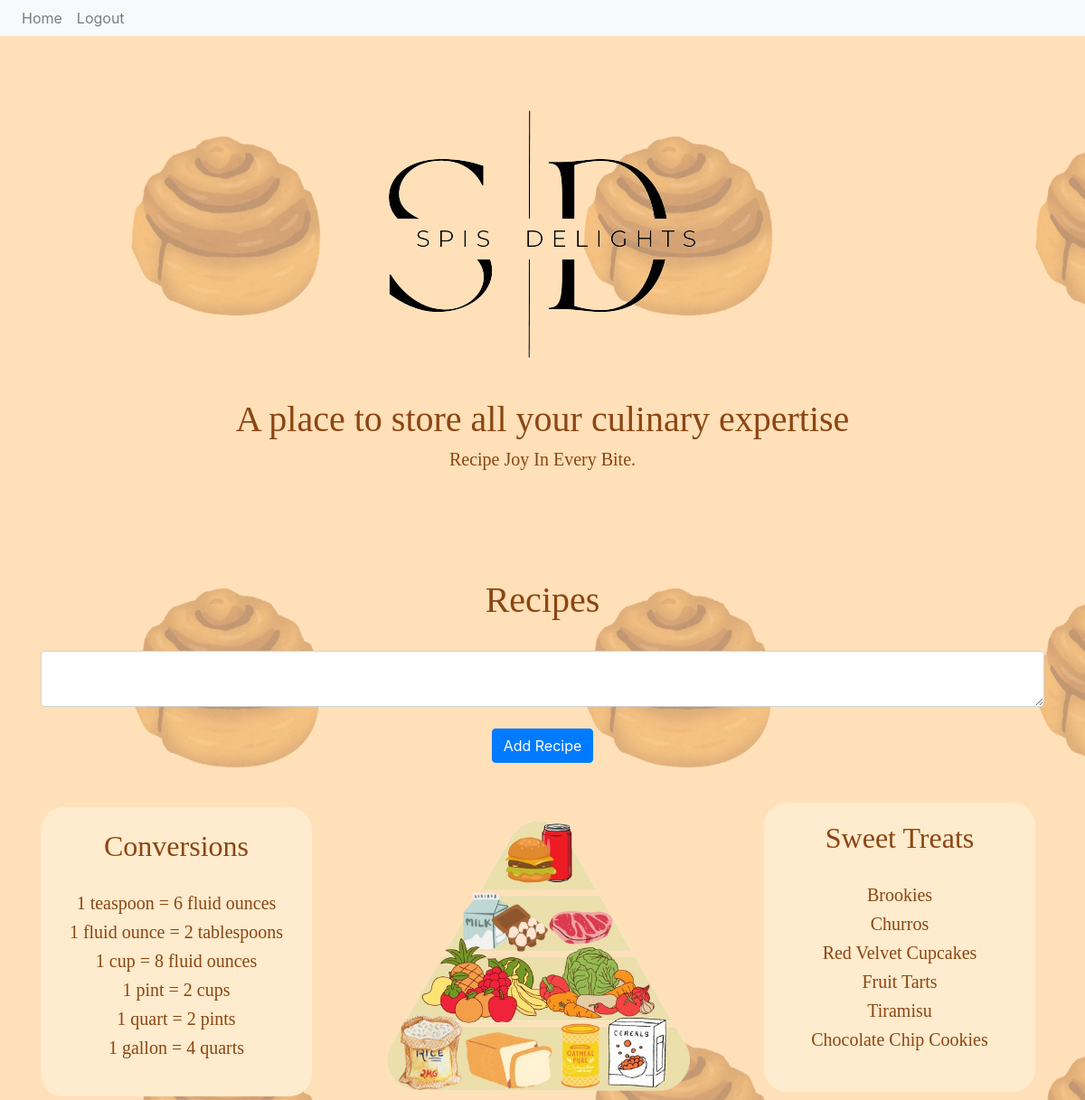
/ (signed in, upper part), run on an earlier commit of the app's database.
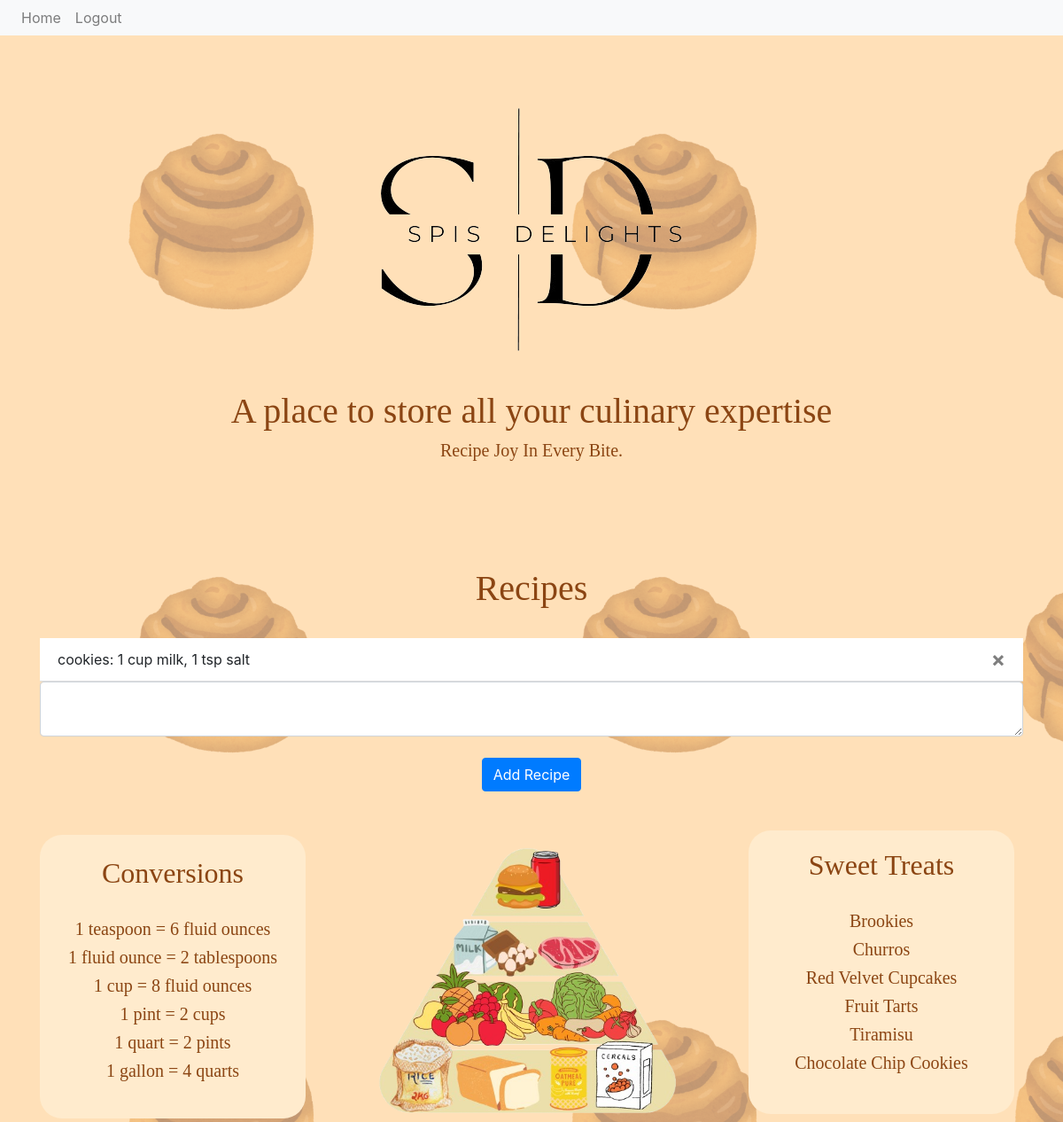
And on a later commit of the database.
### website/models.py (models this page shows)
class Note(db.Model): #Snacks
    id = db.Column(db.Integer, primary_key=True)
    data = db.Column(db.String(10000))
    date = db.Column(db.DateTime(timezone=True), default=func.now())
    user_id = db.Column(db.Integer, db.ForeignKey('user.id'))

### website/views.py (the view)
@views.route('/', methods=['GET', 'POST']) #we can type in slash to navigate the website
@login_required
def home():
    if request.method == 'POST':
        note = request.form.get('note') #might need to change to recipe
        new_note = Note(data=note, user_id=current_user.id) #note or recipe?
        db.session.add(new_note)
        db.session.commit()
        flash('Recipe added!', category = 'success')
    return render_template("home.html", user=current_user)

### website/__init__.py (called while the page is built)
def create_app(): #Classes
    app = Flask(__name__)
    app.config['SECRET_KEY'] = 'jfjejfejfafi jefejsifjs' #Secret Key
    app.config['SQLALCHEMY_DATABASE_URI'] = f'sqlite:///{DB_NAME}'
    db.init_app(app)
    from .views import views
    from .auth import auth
    app.register_blueprint(views, url_prefix='/')
    app.register_blueprint(auth, url_prefix='/')
    from .models import User, Note #import .models did not work
    with app.app_context():
        db.create_all()
    login_manager = LoginManager()
    login_manager.login_view = 'auth.login'
    login_manager.init_app(app)
    @login_manager.user_loader
    def load_user(id):
        return User.query.get(int(id))
    return app

### website/templates/home.html (shortened to what this page needs)
{% extends "base.html" %}
{% block content%}
<h1 align="center">Recipes</h1>
<br />
<u1 class="list-group list-group-flush" id="notes">
    {% for note in user.notes%}
    <li class="list-group-item">{{ note.data }}
        <button type="button" class="close" onClick="deleteNote({{note.id}})">
            <span aria-hidden="true">&times;</span>
        </button>
    </li>
    {% endfor %}
</u1>
<form method="POST">
    <textarea name="note" id ="note" class="form-control"></textarea>
    <br />
    <div align="center">
        <button type="submit" class="btn btn-primary">Add Recipe</button>
        <br />
    </div>
</form>
<br />
<div class="box1">
    <br />
    <h2>Conversions</h2>
    <br />
    <h5>1 teaspoon = 6 fluid ounces</h5>
    <h5>1 fluid ounce = 2 tablespoons</h5>
    <h5>1 cup = 8 fluid ounces</h5>
    <h5>1 pint = 2 cups</h5>
    <h5>1 quart = 2 pints</h5>
    <h5>1 gallon = 4 quarts</h5>
</div>
<div class="box2">
    <div align="center">
    <h2> Sweet Treats </h2>
    <br />
    <h5> Brookies </h5>
    <h5>Churros</h5>
    <h5>Red Velvet Cupcakes</h5>
    <h5>Fruit Tarts</h5>
    <h5>Tiramisu</h5>
    <h5>Chocolate Chip Cookies</h5>
    </div>
</div>
<div>
<img src="/static/images/food-pyramid.png" alt="food pyramid" class="right">
</div>
{% endblock %}

### website/templates/base.html (shortened to what this page needs)
<!DOCTYPE html>
<html>
    <head>
        <link rel="stylesheet" href="{{ url_for('static', filename='visuals.css' )}}">
        <link
            rel="stylesheet"
            href="https://stackpath.bootstrapcdn.com/bootstrap/4.4.1/css/bootstrap.min.css"
        />
        <link
            rel="stylesheet"
            href="https://stackpath.bootstrapcdn.com/font-awesome/4.7.0/css/font-awesome.min.css"
        />
    </head>
    <body>
      <nav class="navbar navbar-expand-lg navbar-light bg-light">
        <div class="collapse navbar-collapse" id="navbar">
          <div class="navbar-nav">
            {% if user.is_authenticated %}
            <a class="nav-item nav-link" id="home" href="/">Home</a>
            <a class="nav-item nav-link" id="logout" href="/logout">Logout</a>
            {% else %}
            <a class="nav-item nav-link" id="login" href="/login">Login</a>
            <a class="nav-item nav-link" id="signUp" href="/sign-up">Sign Up</a>
            {% endif %}
          </div>
        </div>
      </nav>
      <div class="container">
        <header>
            <img class ="resize" src="/static/images/spis4.png" alt="spis logo">
        </header>
        <main>
            <h1>A place to store all your culinary expertise</h1>
            <h5>Recipe Joy In Every Bite.</h5>
        </main>
    </div>
      <div class="container">{% block content%} {% endblock %}</div>
    </body>
</html>

### website/static/visuals.css (style rules this page uses)
html { height: 100%; }
body { background-color:rgb(143, 82, 88); background-image: url(images/Spis\ \(3\).png); }
.container { margin-left:auto; margin-right: auto; width: 1024px; }
header { height: 118px; text-align: center; .resize width: 118px; height: auto; }
nav { background-color: rgba(0, 0, 0, 0.256); height: 40px; }
main { height: 200px; text-align: center; }
.right { display: block; margin-left: 380px; width: 340px; position: relative; top: -630px; }
h1 { font-size:100px; font-weight: 200; color:saddlebrown; font-family: American Typewriter, serif; }
h5 { font-size:100px; color:saddlebrown; font-family: American Typewriter, serif; }
h2 { font-size:100px; font-weight: 200; color:saddlebrown; font-family: American Typewriter, serif; }
.box1 { background-color: blanchedalmond; width: 300px; height: 320px; text-align: center; border-radius: 25px; padding 20px; position: relative; top: 25px; }
.box2 { background-color: blanchedalmond; width: 300px; height: 320px; text-align: center; border-radius: 25px; padding: 20px; margin-left: 800px; position: relative; top: -300px; }

What changed in the data, as far as the page shows it:
added Note: data "cookies: 1 cup milk, 1 tsp salt"
